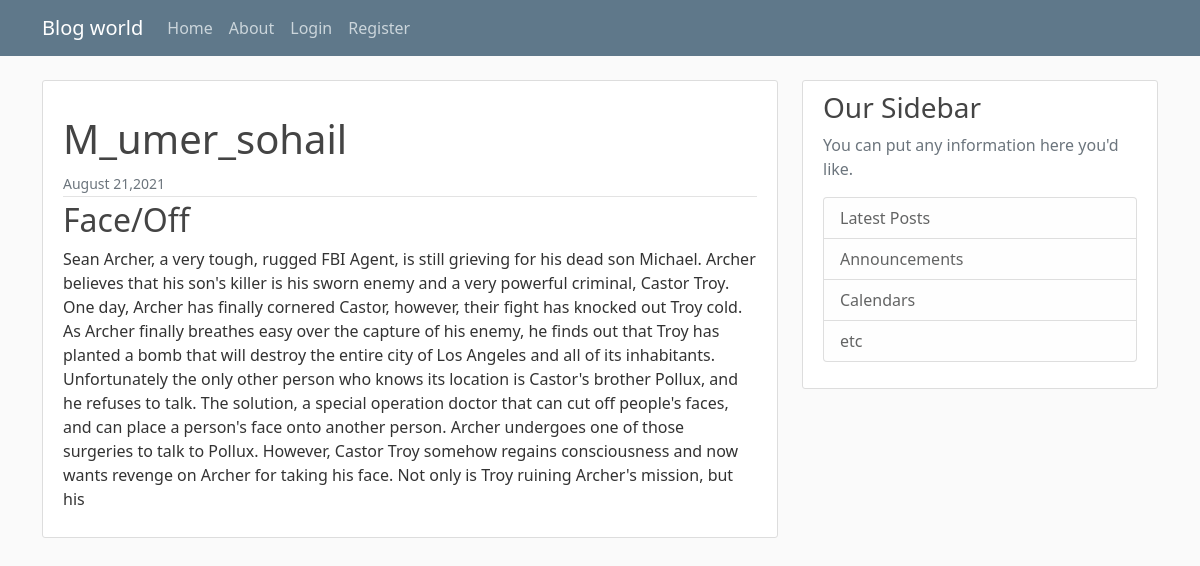
/blog/post/30, run on the app's committed database.
### blog/models.py (models this page shows, shortened)
class post(models.Model):
    title=models.CharField(max_length=100)
    content=models.TextField()
    date_posted=models.DateTimeField(default=timezone.now)
    author=models.ForeignKey(User,on_delete=models.CASCADE)

### blog/views.py (the view)
# urls.py: path('post/<int:pk>', postdetailview.as_view(),name="post_detail"),
class postdetailview(DetailView):
    model=post
    template_name = 'blog/post_detail.html'

### blog/templates/blog/post_detail.html (shortened to what this page needs)
{% extends "blog/base.html"%}
{%block content%}
    <article class="media content-section">
              <div class="media-body">
                <div class="article-metadata">
                  <h1 class="mr-2" href="#">{{ object.author }}</h1>
                  <small class="text-muted">{{ object.date_posted |date:"F d,Y" }}</small>
                </div>
                <h2 class="article-title">{{ object.title }}</h2>
                <p class="article-content">{{ object.content }}</p>
              </div>
    </article>
{% endblock content %}

### blog/static/blog/main.css (style rules this page uses)
body { background: #fafafa; color: #333333; margin-top: 5rem; }
h1, h2, h3, h4, h5, h6 { color: #444444; }
.content-section { background: #ffffff; padding: 10px 20px; border: 1px solid #dddddd; border-radius: 3px; margin-bottom: 20px; }
.article-title { color: #444444; }
.article-content { white-space: pre-line; }
.article-metadata { padding-bottom: 1px; margin-bottom: 4px; border-bottom: 1px solid #e3e3e3 }

### data on the page
post: author "M_umer_sohail", date_posted "August 21,2021", title "Face/Off", content "Sean Archer, a very tough, rugged FBI Agent, is still grieving for his dead son Michael. Archer believes that his son's killer is his sworn enemy and a very powerful criminal, Castor Troy. One day, Archer has finally cornered Castor, however, their fight has knocked out Troy cold. As Archer finally breathes easy over the capture of his enemy, he finds out that Troy has planted a bomb that will destroy the entire city of Los Angeles and all of its inhabitants. Unfortunately the only other person who knows its location is Castor's brother Pollux, and he refuses to talk. The solution, a special operation doctor that can cut off people's faces, and can place a person's face onto another person.…"
